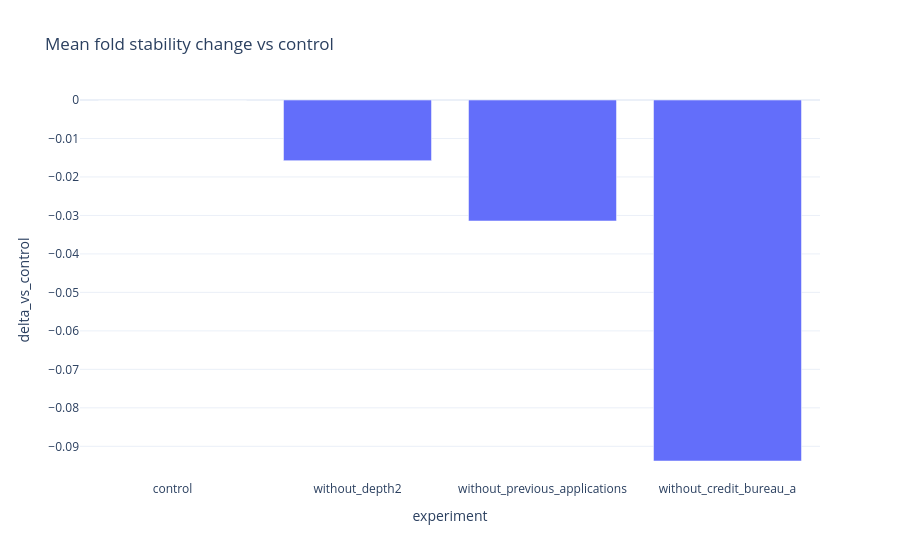

The code cell stored with this chart in its notebook:
### Code cell
px.bar(
    frame,
    x="experiment",
    y="delta_vs_control",
    title="Mean fold stability change vs control",
    template="plotly_white",
).show()

### Figure 1 — Plotly figure (JSON) as saved in the notebook; plotly's stock layout.template omitted (floating-point values rounded to 4 significant figures)
{"data": [{"hovertemplate": "experiment=%{x}<br>delta_vs_control=%{y}<extra></extra>", "legendgroup": "", "marker": {"color": "#636efa", "pattern": {"shape": ""}}, "name": "", "orientation": "v", "showlegend": false, "textposition": "auto", "type": "bar", "x": ["control", "without_depth2", "without_previous_applications", "without_credit_bureau_a"], "xaxis": "x", "y": [0.0, -0.01576, -0.03144, -0.09381], "yaxis": "y"}], "layout": {"barmode": "relative", "legend": {"tracegroupgap": 0}, "title": {"text": "Mean fold stability change vs control"}, "xaxis": {"anchor": "y", "domain": [0.0, 1.0], "title": {"text": "experiment"}}, "yaxis": {"anchor": "x", "domain": [0.0, 1.0], "title": {"text": "delta_vs_control"}}}}
